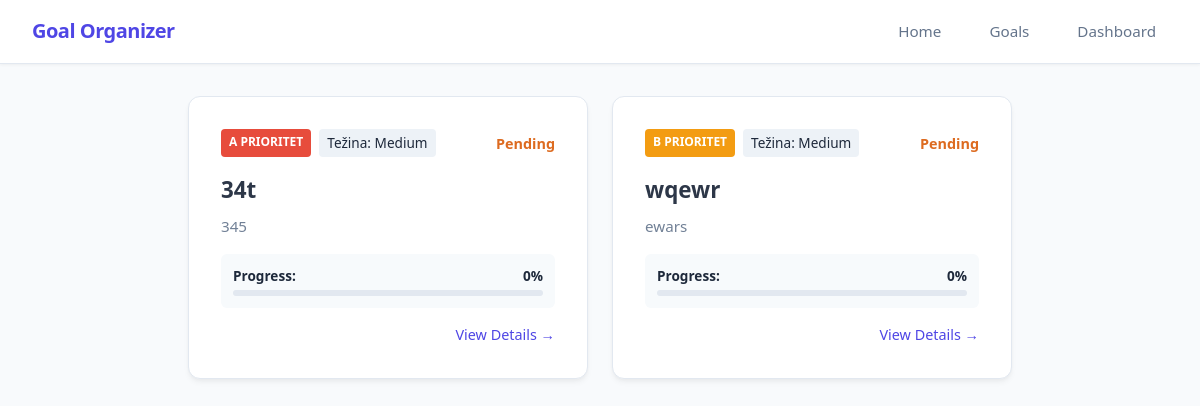
Page /dashboard on the earlier database version.
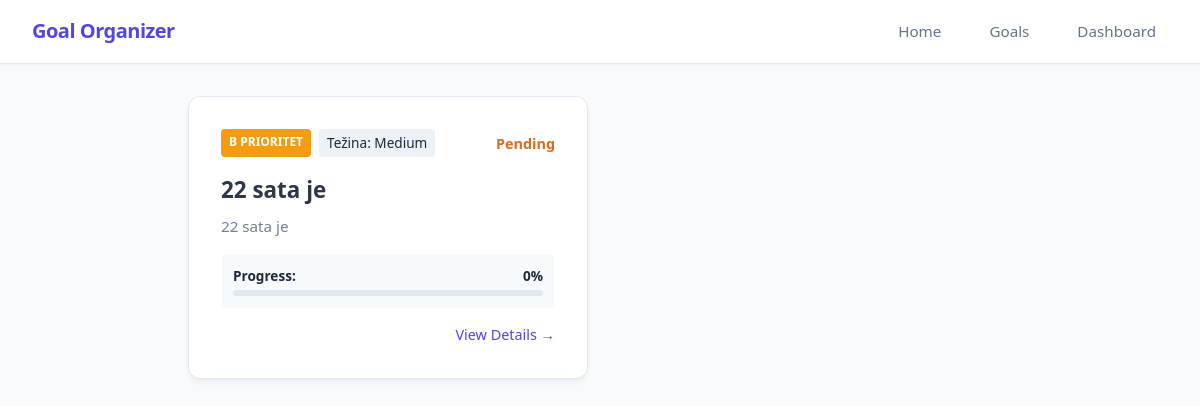
Same page on the later database version.
### app/models_db.py (models this page shows, shortened)
class Goal(db.Model):
    id = db.Column(db.Integer, primary_key=True)
    title = db.Column(db.String(100), nullable=False)
    description = db.Column(db.Text, nullable=False)
    tasks = db.Column(db.JSON, nullable=True, default=[])
    is_completed = db.Column(db.Boolean, default=False)
    progress_percentage = db.Column(db.Float, default=0.0)
    difficulty = db.Column(db.String(20), nullable=False, default='Medium')
    priority = db.Column(db.String(1), nullable=False, default='b')
    created_at = db.Column(db.DateTime, default=datetime.now(timezone.utc), nullable=False)

### app/routes.py (the view)
@main.route("/dashboard", methods=['GET', 'POST'])
def dashboard():
    goals = Goal.query.order_by(Goal.priority.asc()).all()
    return render_template('dashboard.html', goals=goals)

### app/templates/dashboard.html (shortened to what this page needs)
{% extends 'base.html' %}
{%block content%}
<div class="dashboard-wrapper">
    <div class="goals-grid-container">
        {% if goals %}
            {% for goal in goals %}
                <div class="card" style="margin: 0; display: flex; flex-direction: column; gap: 1rem; justify-content: space-between;">
                    <div style="display: flex; gap: 0.5rem; align-items: center; justify-content: space-between;">
                        <div style="display: flex; gap: 0.5rem;">
                            <span class="badge badge-{{ goal.priority }} ">{{ goal.priority | upper }} prioritet</span>
                            <span style="background: #edf2f7; padding: 0.25rem 0.5rem; border-radius: 4px; font-size: 0.85rem; font-weight: 500;">
                                Težina: {{ goal.difficulty }}
                            </span>
                        </div>
                        <div>
                            {% if goal.is_completed %}
                                <span style="color: #38a169; font-weight: bold; font-size: 0.9rem;">✓ Completed</span>
                            {% else %}
                                <span style="color: #dd6b20; font-weight: bold; font-size: 0.9rem;">Pending</span>
                            {% endif %}
                        </div>
                    </div>
                    <div>
                        <h2 style="margin: 0 0 0.5rem 0; font-size: 1.4rem;">
                            <a href="{{ url_for('main.view_goal', goal_id=goal.id) }}" style="color: #2d3748; text-decoration: none; hover: underline;">
                                {{ goal.title }}
                            </a>
                        </h2>
                        <p style="margin: 0; color: #718096; line-height: 1.5; font-size: 0.95rem;">
                            {{ goal.description or 'Nema opisa.' }}
                        </p>
                    </div>
                    <div style="background: #f7fafc; padding: 0.75rem; border-radius: 6px;">
                        <div style="display: flex; justify-content: space-between; margin-bottom: 0.25rem; font-weight: 600; font-size: 0.85rem;">
                            <span>Progress:</span>
                            <span>{{ goal.progress_percentage | round | int }}%</span>
                        </div>
                        <div style="width: 100%; background: #e2e8f0; height: 6px; border-radius: 4px; overflow: hidden;">
                        </div>
                    </div>
                    <div style="display: flex; justify-content: flex-end; margin-top: auto;">
                        <a href="{{ url_for('main.view_goal', goal_id=goal.id) }}" style="text-decoration: none; color: var(--primary); font-weight: 500; font-size: 0.9rem;">
                            View Details →
                        </a>
                    </div>
                </div>
            {% endfor %}
        {% else %}
            <p style="grid-column: span 2; text-align: center; color: var(--text-muted); font-style: italic;">
                Trenutno nemate dodanih ciljeva.
            </p>
        {% endif %}
    </div>
</div>
{% endblock %}

### app/templates/base.html (shortened to what this page needs)
<!DOCTYPE html>
<html lang="en">
<head>
    <script src="https://unpkg.com/@tailwindcss/browser@4"></script>
</head>
<body>
    <header>
        <nav class="navbar">
            <div class="navbar-container">
                <a href="/" class="navbar-brand">Goal Organizer</a>
                <ul class="navbar-links">
                    <a href="/">Home</a>
                    <a href="/goals" id="goals">Goals</a>
                    <a href="/dashboard">Dashboard</a>
                </ul>
            </div>
        </nav>
    </header>
    <main>
        {%block content %} {% endblock %}
    </main>
</body>
<link rel="stylesheet"
      href="{{ url_for('static', filename='style.css') }}">
</html>

### app/static/style.css (style rules this page uses)
:root { --bg-color: #f8fafc; --card-bg: #ffffff; --text-main: #1e293b; --text-muted: #64748b; --border-color: #e2e8f0; --primary: #4f46e5; --primary-hover: #4338ca; --success: #22c55e; --pending: #f59e0b; }
body { font-family: 'Segoe UI', Roboto, Helvetica, Arial, sans-serif; background-color: var(--bg-color); color: var(--text-main); margin: 0; padding: 2rem; display: flex; justify-content: center; }
h1, h2, h3, a, .goal-title { white-space: nowrap; overflow: hidden; text-overflow: ellipsis; max-width: 100%; }
p { word-break: break-word; overflow-wrap: anywhere; white-space: normal; }
.badge { padding: 4px 8px; border-radius: 4px; font-size: 12px; font-weight: bold; text-transform: uppercase; }
.badge-b { background-color: #f39c12; color: white; }
.card { max-width: 600px; min-width: 400px; background: var(--card-bg); padding: 2rem; border-radius: 12px; box-shadow: 0 4px 6px -1px rgba(0, 0, 0, 0.05), 0 2px 4px -1px rgba(0, 0, 0, 0.03); border: 1px solid var(--border-color); }
.card h2 { margin-top: 0; margin-bottom: 1.5rem; font-size: 1.25rem; font-weight: 600; }
.badge { padding: 0.25rem 0.5rem; border-radius: 4px; font-size: 0.75rem; font-weight: 600; text-transform: uppercase; }
.navbar { position: fixed; top: 0; left: 0; right: 0; height: 64px; background-color: var(--card-bg); border-bottom: 1px solid var(--border-color); box-shadow: 0 1px 3px 0 rgba(0, 0, 0, 0.05); display: flex; justify-content: center; align-items: center; z-index: 1000; }
.navbar-container { width: 100%; max-width: 1200px; padding: 0 2rem; display: flex; justify-content: space-between; align-items: center; box-sizing: border-box; }
.navbar-brand { font-size: 1.25rem; font-weight: 700; color: var(--primary); text-decoration: none; letter-spacing: -0.025em; }
.navbar-links { display: flex; gap: 1.5rem; list-style: none; margin: 0; padding: 0; }
.navbar-links a { text-decoration: none; color: var(--text-muted); font-size: 0.95rem; font-weight: 500; padding: 0.5rem 0.75rem; border-radius: 6px; transition: color 0.2s, background-color 0.2s; }
body { padding-top: calc(64px + 2rem); }
.dashboard-wrapper { width: 100%; max-width: 1200px; margin: 0 auto; }
.goals-grid-container { display: grid; grid-template-columns: repeat(2, 1fr); gap: 1.5rem; width: 100%; }

Differences in the rows shown:
removed Goal: priority "A", difficulty "Medium", is_completed "Pending", title "34t", description "345", progress_percentage "0"
removed Goal: priority "B", difficulty "Medium", is_completed "Pending", title "wqewr", description "ewars", progress_percentage "0"
added Goal: priority "B", difficulty "Medium", is_completed "Pending", title "22 sata je", description "22 sata je", progress_percentage "0"
